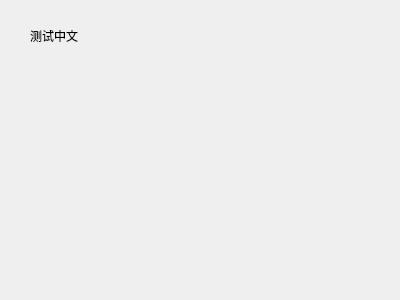
<?xml version="1.0" encoding="UTF-8"?>
<ui version="4.0">
 <class>MyLabel</class>
 <widget class="QWidget" name="MyLabel">
  <property name="geometry">
   <rect>
    <x>0</x>
    <y>0</y>
    <width>400</width>
    <height>300</height>
   </rect>
  </property>
  <property name="windowTitle">
   <string>Form</string>
  </property>
  <widget class="QLabel" name="label">
   <property name="geometry">
    <rect>
     <x>30</x>
     <y>30</y>
     <width>54</width>
     <height>12</height>
    </rect>
   </property>
   <property name="text">
    <string>测试中文</string>
   </property>
  </widget>
 </widget>
 <resources/>
 <connections/>
</ui>
